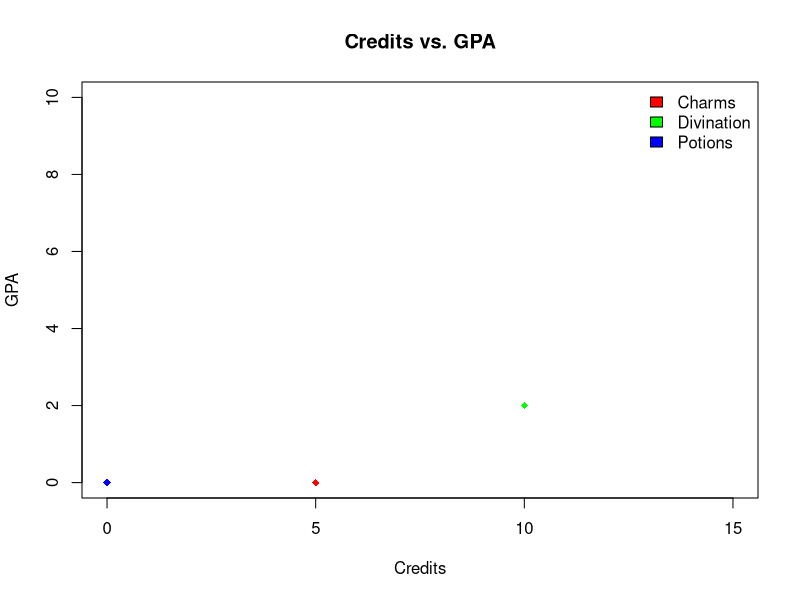
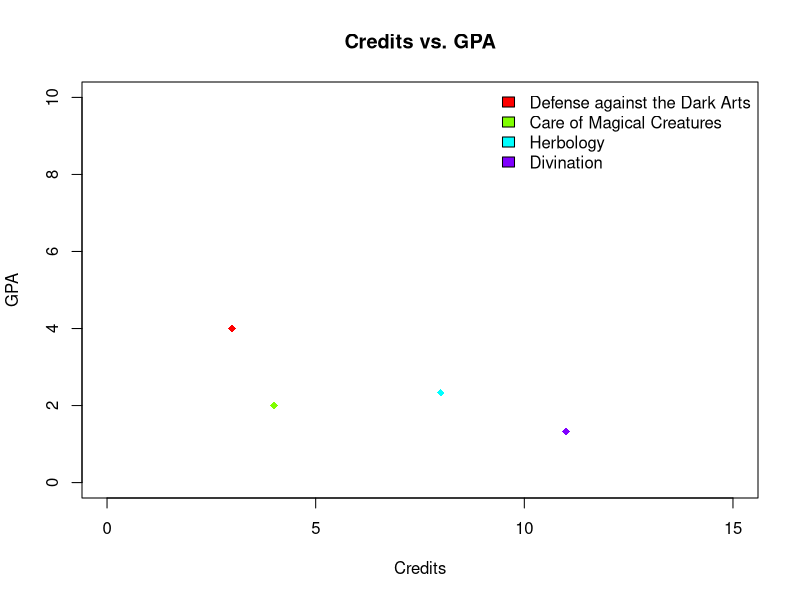

The R script that drew these images, in order:
#function to calculate gpa
gpa_calculator <- function(subjects_list){
  #vector to store grades
  grades_vector <- c() 
  #vector to store gpas
  gpa_vector <- c()
  #vector to store weighted grade
  weight_grade <- c()
  #vector to store credit
  credit_vec <- c()
  #vector to store subject name
  sub_vec <- c()
  #vector to store points
  points_vec <- c()
  
  #checking if input is a list 
  if(is.list(subjects_list) == FALSE || length(subjects_list) <= 0){
    return("Invalid Input. Input must be a valid list!")
  }
  
  #for loop iterating over the list 
  for (i in 1:length(subjects_list)) {
    if (!is.vector(subjects_list[[i]])) { 
      #checking if subjects are in the form of a vector
      return("Invalid Input. Input must have a vector inside the list!")
    }
    else if (length(subjects_list[[i]]) != 3) { 
      #checking if list has vectors of length 3
      return(paste("Missing information for Subject ", i))
    }
    else if (!is.character((subjects_list[[i]][1]))){ 
      # checking if subject name is a string
      return("Subject Name should be a string")
    }else if(!is.numeric(as.integer(subjects_list[[i]][2])) && (as.integer(subjects_list[[i]][2])>=0 && as.integer(subjects_list[[i]][2]) <=12)){ 
      # checking if credits are a number and between 0 and 12
      return("Credits should be a valid number")
    }else if(!is.numeric(as.integer(subjects_list[[i]][3]))) { 
      # checking if points are a number
      return("Points should be a number")
    }
  }
  
  #this runs if no errors
  #assigning grades and individual gpa based on points
  for(i in 1:length(subjects_list)){
    if(as.numeric(subjects_list[[i]][3]) >= 93 && as.numeric(subjects_list[[i]][3]) <= 100){
      grade <- "A"
      gpa <- 4
    }else if(as.numeric(subjects_list[[i]][3]) >= 90 && as.numeric(subjects_list[[i]][3]) <= 92){
      grade <- "A-"
      gpa <- 3.67
    }else if(as.numeric(subjects_list[[i]][3]) >= 87 && as.numeric(subjects_list[[i]][3]) <= 89){
      grade <- "B+"
      gpa <- 3.33
    }else if(as.numeric(subjects_list[[i]][3]) >= 83 && as.numeric(subjects_list[[i]][3]) <= 86){
      grade <- "B"
      gpa <- 3
    }else if(as.numeric(subjects_list[[i]][3]) >= 80 && as.numeric(subjects_list[[i]][3]) <= 82){
      grade <- "B-"
      gpa <- 2.67
    }else if(as.numeric(subjects_list[[i]][3]) >= 77 && as.numeric(subjects_list[[i]][3]) <= 79){
      grade <- "C+"
      gpa <- 2.33
    }else if(as.numeric(subjects_list[[i]][3]) >= 73 && as.numeric(subjects_list[[i]][3]) <= 76){
      grade<- "C"
      gpa <- 2
    }else if(as.numeric(subjects_list[[i]][3]) >= 70 && as.numeric(subjects_list[[i]][3]) <= 72){
      grade <- "C-"
      gpa <- 1.67
    }else if(as.numeric(subjects_list[[i]][3]) >= 60 && as.numeric(subjects_list[[i]][3]) <= 69){
      grade <- "D"
      gpa <- 1.33
    }else if(as.numeric(subjects_list[[i]][3]) >= 0 && as.numeric(subjects_list[[i]][3]) <60){
      grade <- "F"
      gpa <- 0
    }else{
      return("Invalid. Try with different scores")
    }
    #saving grades to a vector
    grades_vector <- c(grades_vector, grade)
    #saving individual gpa to a vector
    gpa_vector <- c(gpa_vector, gpa)
    #saving credits to a vector
    credit_vec <- c(credit_vec, as.numeric(subjects_list[[i]][2]))
    #weighted grade = credit * gpa 
    #saving weighted grade to a vector
    weight_grade <- c(weight_grade, (gpa*credit_vec[i]))
    #saving subjects to a vector
    sub_vec <- c(sub_vec, subjects_list[[i]][1])
    #saving points to a vector
    points_vec <- c(points_vec, as.numeric(subjects_list[[i]][3]))
  }
  
  #adding all weighted grades
  sum_weight_grade <- sum(weight_grade)
  #adding all credits
  sum_credit_vec <- sum(credit_vec)
  #calculating gpa
  #gpa = sum of weighted grade/sum of credits
  gpa_final <- round((sum_weight_grade/sum_credit_vec), 2)   
  #saving everything in a dataframe
  owls <- data.frame("Subject" = sub_vec,
                     "Credits" = credit_vec,
                     "Points" =  points_vec,
                     "Grade" = grades_vector)
  
  #making a plot of credits vs individual GPA 
  colors <- rainbow(length(subjects_list))
  #made x and y between (0,15) and (0,10) to fit legend
  plot(credit_vec, gpa_vector, main = "Credits vs. GPA", xlab = "Credits", ylab = "GPA", pch = 18, col = colors, xlim = c(0, 15), ylim = c(0, 10.0))
  legend("topright", legend = sub_vec, fill = colors, bty = "n", inset = 0)
  
  #returning dataframe of marksheet and gpa in form of a list
  return(list(Marksheet = owls, GPA = gpa_final))
}

#test cases that fail
#1
# missing value in a vector 
hermione <- gpa_calculator(list(c("Muggle Studies", 3, 95), c("Astronomy", 92), c("Herbology", 2, 95), c("Ancient Runes", 3, 85)))
hermione

#2
# name of subject is a number
ron <- gpa_calculator(list(c("History of Magic", 3, 95), c("Arithmancy", 4, 92), c(45, 2, 95)))
ron

#test cases that pass
#3
harry<- gpa_calculator(list(c("Charms", 5, 42), c("Divination", 10, 73), c("Potions", 0, 18)))
harry

#4
luna <- gpa_calculator(list(c("Defense against the Dark Arts", 3, 95), c("Care of Magical Creatures", 4, 75), c("Herbology", 8, 77), c("Divination", 11, 67)))
luna


